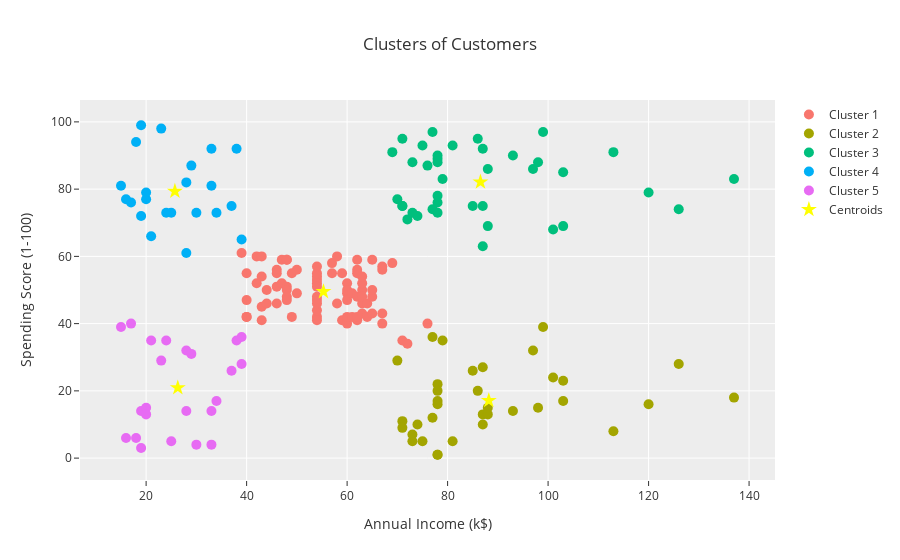

Write notebook code for a chart like this one.
### Code cell
import plotly.graph_objects as go

cluster_traces = []


for i in range(5):
    cluster_trace = go.Scatter(
        x=X[y_kmeans == i, 0],
        y=X[y_kmeans == i, 1],
        mode='markers',
        marker=dict(size=10),
        name=f'Cluster {i + 1}'
    )
    cluster_traces.append(cluster_trace)

# Create a trace for centroids
centroid_trace = go.Scatter(
    x=kmeans.cluster_centers_[:, 0],
    y=kmeans.cluster_centers_[:, 1],
    mode='markers',
    marker=dict(size=12, color='yellow', symbol='star'),
    name='Centroids'
)

# Create the layout
layout = go.Layout(
    title='Clusters of Customers',
    xaxis=dict(title='Annual Income (k$)'),
    yaxis=dict(title='Spending Score (1-100)'),
)

# Create the figure
fig = go.Figure(data=cluster_traces + [centroid_trace], layout=layout)

# Show the Plotly graph
fig.show()

### Figure 1 — Plotly figure (JSON) as saved in the notebook; plotly's stock layout.template omitted (floating-point values rounded to 4 significant figures)
{"data": [{"marker": {"size": 10}, "mode": "markers", "name": "Cluster 1", "x": [39, 40, 40, 40, 40, 42, 42, 43, 43, 43, 43, 44, 44, 46, 46, 46, 46, 47, 47, 48, 48, 48, 48, 48, 48, 49, 49, 50, 50, 54, 54, 54, 54, 54, 54, 54, 54, 54, 54, 54, 54, 57, 57, 58, 58, 59, 59, 60, 60, 60, 60, 60, 60, 61, 61, 62, 62, 62, 62, 62, 62, 63, 63, 63, 63, 63, 63, 64, 64, 65, 65, 65, 65, 67, 67, 67, 67, 69, 71, 72, 76], "y": [61, 55, 47, 42, 42, 52, 60, 54, 60, 45, 41, 50, 46, 51, 46, 56, 55, 52, 59, 51, 59, 50, 48, 59, 47, 55, 42, 49, 56, 47, 54, 53, 48, 52, 42, 51, 55, 41, 44, 57, 46, 58, 55, 60, 46, 55, 41, 49, 40, 42, 52, 47, 50, 42, 49, 41, 48, 59, 55, 56, 42, 50, 46, 43, 48, 52, 54, 42, 46, 48, 50, 43, 59, 43, 57, 56, 40, 58, 35, 34, 40], "type": "scatter"}, {"marker": {"size": 10}, "mode": "markers", "name": "Cluster 2", "x": [70, 71, 71, 73, 73, 74, 75, 77, 77, 78, 78, 78, 78, 78, 78, 79, 81, 85, 86, 87, 87, 87, 88, 88, 93, 97, 98, 99, 101, 103, 103, 113, 120, 126, 137], "y": [29, 11, 9, 5, 7, 10, 5, 12, 36, 22, 17, 20, 16, 1, 1, 35, 5, 26, 20, 27, 13, 10, 13, 15, 14, 32, 15, 39, 24, 17, 23, 8, 16, 28, 18], "type": "scatter"}, {"marker": {"size": 10}, "mode": "markers", "name": "Cluster 3", "x": [69, 70, 71, 71, 71, 72, 73, 73, 74, 75, 76, 77, 77, 78, 78, 78, 78, 78, 78, 79, 81, 85, 86, 87, 87, 87, 88, 88, 93, 97, 98, 99, 101, 103, 103, 113, 120, 126, 137], "y": [91, 77, 95, 75, 75, 71, 88, 73, 72, 93, 87, 97, 74, 90, 88, 76, 89, 78, 73, 83, 93, 75, 95, 63, 75, 92, 86, 69, 90, 86, 88, 97, 68, 85, 69, 91, 79, 74, 83], "type": "scatter"}, {"marker": {"size": 10}, "mode": "markers", "name": "Cluster 4", "x": [15, 16, 17, 18, 19, 19, 20, 20, 21, 23, 24, 25, 28, 28, 29, 30, 33, 33, 34, 37, 38, 39], "y": [81, 77, 76, 94, 72, 99, 77, 79, 66, 98, 73, 73, 82, 61, 87, 73, 92, 81, 73, 75, 92, 65], "type": "scatter"}, {"marker": {"size": 10}, "mode": "markers", "name": "Cluster 5", "x": [15, 16, 17, 18, 19, 19, 20, 20, 21, 23, 24, 25, 28, 28, 29, 30, 33, 33, 34, 37, 38, 39, 39], "y": [39, 6, 40, 6, 3, 14, 15, 13, 35, 29, 35, 5, 14, 32, 31, 4, 4, 14, 17, 26, 35, 36, 28], "type": "scatter"}, {"marker": {"color": "yellow", "size": 12, "symbol": "star"}, "mode": "markers", "name": "Centroids", "x": [55.3, 88.2, 86.54, 25.73, 26.3], "y": [49.52, 17.11, 82.13, 79.36, 20.91], "type": "scatter"}], "layout": {"title": {"text": "Clusters of Customers"}, "xaxis": {"title": {"text": "Annual Income (k$)"}, "type": "linear", "range": [6.638, 145.4], "autorange": true}, "yaxis": {"title": {"text": "Spending Score (1-100)"}, "type": "linear", "range": [-7.397, 107.4], "autorange": true}, "autosize": true}}
